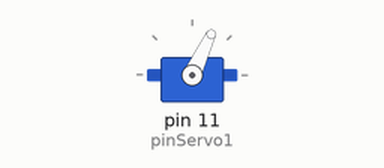
The sketch below on a simulated Arduino Uno, built with avr-gcc and run on an emulated ATmega328P. Shown: servo.

Above: at 0.1 s.
At 10.2 s:
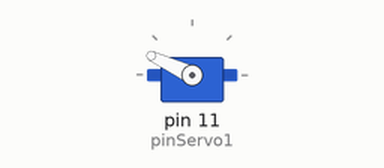
At 25.5 s:
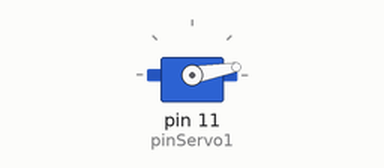
Timing chart, 0 to 27.0 s (numbered marks = the images above):
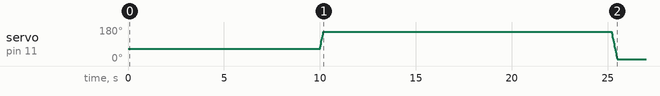

The sketch:

sketch_mar02a.ino
```cpp
#include <Servo.h>
//Servo
Servo myServo;
int pos;
int pinServo1 = 11;
boolean inputSignal;
boolean initializeStart;
//Startposition
int startPos = 65;
int leftPos = 155;
int rightPos = 10;
boolean wasLeft = false;
boolean wasRight = false;
int delayTimeInForLoop = 2;
int delayTimeBetweenLeftAndRight = 15000;


void setup() {
  pos = 0;
  inputSignal = false;
  initializeStart = true;
  myServo.attach(pinServo1);
}

void loop() {
  if (!wasRight) {
    if (initializeStart) {
      myServo.write(65);
      initializeStart = false;
      delay(10000);
    }

    //Turn Left
    if (!wasLeft) {
      for (pos = startPos; pos <= leftPos; pos += 1) {
        myServo.write(pos);
        delay(delayTimeInForLoop);
      }
      wasLeft = true;
    }
    //Wait 10 seconds
    delay(delayTimeBetweenLeftAndRight);
    //Then turn right
    for (pos = leftPos; pos >= rightPos; pos -= 1) {
      myServo.write(pos);
      delay(delayTimeInForLoop);
    }
    wasRight = true;
  }
}
```

Measured:
- by itself, servo on pin 11 (pinServo1): rises from 65° to 155° in 0.19 s, then falls to 10° in 15.3 s
